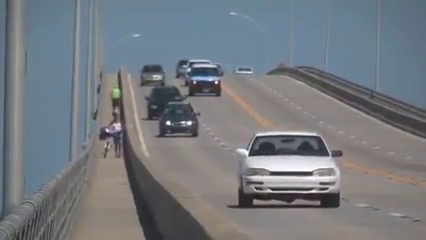
#> input picture frame 91 of Sessions/Summer_School_2018/Session_4/file slow.flv in open cv-c99kI_2wHuo.mp4, 426 x 240 px, given in place of the camera
$ python vid.py
#> lines starting #> are read from the running program, lines starting #| are printed output that depends on the picture

import cv2

cap = cv2.VideoCapture(0)

# Define the codec and create VideoWriter object
fourcc = cv2.VideoWriter_fourcc(*'XVID')
out = cv2.VideoWriter('output.avi',fourcc, 20.0, (640,480))			#frames per second and framesize


while(cap.isOpened()):
	ret, frame = cap.read()
#> frame is the input picture: shape (240, 426, 3); mean B, G, R 127.9, 121.8, 116.9
	if ret==True:
		frame = cv2.flip(frame,0)
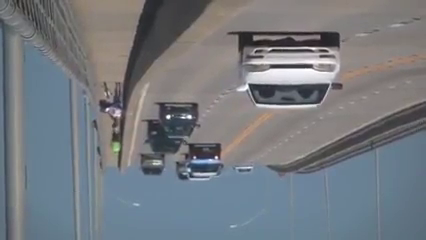
#> frame: shape (240, 426, 3); mean B, G, R 127.9, 121.8, 116.9

        # Our operations on the frame come here
		gray = cv2.cvtColor(frame, cv2.COLOR_BGR2GRAY)
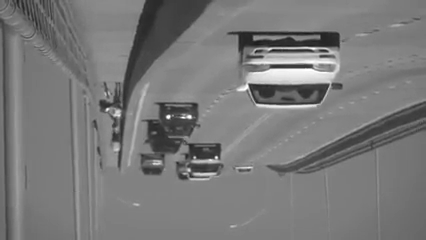
#> gray: shape (240, 426); min 26, max 255, mean 121

	    # Display the resulting frame
		cv2.imshow('frame',gray)

        # write the flipped frame
		# out.write(frame)

		cv2.imshow('frame',gray)

		if cv2.waitKey(1) & 0xFF == ord('q'):
#> (key q is pressed here)
			break

	else:
		break

# Release everything if job is finished
cap.release()
out.release()
cv2.destroyAllWindows()

$ run again, starting later in the video
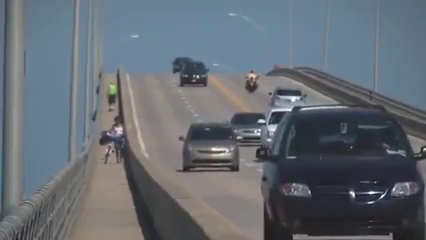
#> input picture frame 412 of Sessions/Summer_School_2018/Session_4/file slow.flv in open cv-c99kI_2wHuo.mp4, 426 x 240 px, given in place of the camera
#> frame is the input picture: shape (240, 426, 3); mean B, G, R 114.8, 107.1, 100.1
#> `frame = cv2.flip(frame,0)`:
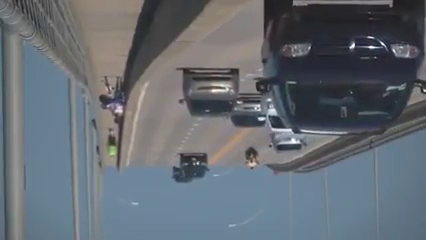
#> frame: shape (240, 426, 3); mean B, G, R 114.8, 107.1, 100.1
#> `gray = cv2.cvtColor(frame, cv2.COLOR_BGR2GRAY)`:
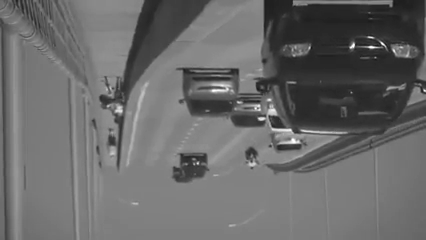
#> gray: shape (240, 426); min 23, max 255, mean 105.9

$ run again, starting later in the video
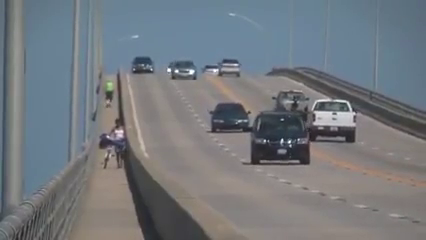
#> input picture frame 732 of Sessions/Summer_School_2018/Session_4/file slow.flv in open cv-c99kI_2wHuo.mp4, 426 x 240 px, given in place of the camera
#> frame is the input picture: shape (240, 426, 3); mean B, G, R 126.3, 120.8, 115.8
#> `frame = cv2.flip(frame,0)`:
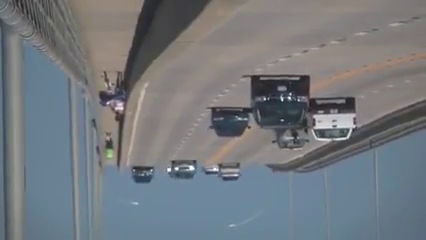
#> frame: shape (240, 426, 3); mean B, G, R 126.3, 120.8, 115.8
#> `gray = cv2.cvtColor(frame, cv2.COLOR_BGR2GRAY)`:
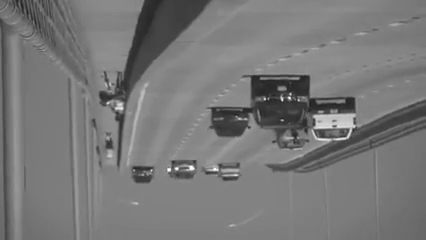
#> gray: shape (240, 426); min 30, max 255, mean 119.9
